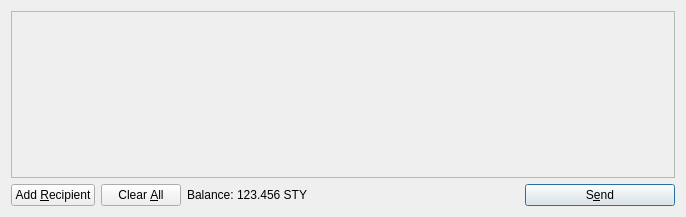
<?xml version="1.0" encoding="UTF-8"?>
<ui version="4.0">
 <class>SendCoinsDialog</class>
 <widget class="QDialog" name="SendCoinsDialog">
  <property name="geometry">
   <rect>
    <x>0</x>
    <y>0</y>
    <width>686</width>
    <height>217</height>
   </rect>
  </property>
  <property name="windowTitle">
   <string>Send Coins</string>
  </property>
  <layout class="QVBoxLayout" name="verticalLayout">
   <item>
    <widget class="QScrollArea" name="scrollArea">
     <property name="widgetResizable">
      <bool>true</bool>
     </property>
     <widget class="QWidget" name="scrollAreaWidgetContents">
      <property name="geometry">
       <rect>
        <x>0</x>
        <y>0</y>
        <width>666</width>
        <height>165</height>
       </rect>
      </property>
      <layout class="QVBoxLayout" name="verticalLayout_2">
       <property name="margin">
        <number>0</number>
       </property>
       <item>
        <layout class="QVBoxLayout" name="entries">
         <property name="spacing">
          <number>6</number>
         </property>
        </layout>
       </item>
       <item>
        <spacer name="verticalSpacer">
         <property name="orientation">
          <enum>Qt::Vertical</enum>
         </property>
         <property name="sizeHint" stdset="0">
          <size>
           <width>20</width>
           <height>40</height>
          </size>
         </property>
        </spacer>
       </item>
      </layout>
     </widget>
    </widget>
   </item>
   <item>
    <layout class="QHBoxLayout" name="horizontalLayout">
     <item>
      <widget class="QPushButton" name="addButton">
       <property name="toolTip">
        <string>Send to multiple recipients at once</string>
       </property>
       <property name="text">
        <string>Add &amp;Recipient</string>
       </property>
       <property name="icon">
        <iconset resource="../bitcoin.qrc">
         <normaloff>:/icons/add</normaloff>:/icons/add</iconset>
       </property>
       <property name="autoDefault">
        <bool>false</bool>
       </property>
      </widget>
     </item>
     <item>
      <widget class="QPushButton" name="clearButton">
       <property name="sizePolicy">
        <sizepolicy hsizetype="Minimum" vsizetype="Fixed">
         <horstretch>0</horstretch>
         <verstretch>0</verstretch>
        </sizepolicy>
       </property>
       <property name="toolTip">
        <string>Remove all transaction fields</string>
       </property>
       <property name="text">
        <string>Clear &amp;All</string>
       </property>
       <property name="icon">
        <iconset resource="../bitcoin.qrc">
         <normaloff>:/icons/remove</normaloff>:/icons/remove</iconset>
       </property>
       <property name="autoRepeatDelay">
        <number>300</number>
       </property>
       <property name="autoDefault">
        <bool>false</bool>
       </property>
      </widget>
     </item>
     <item>
      <layout class="QHBoxLayout" name="horizontalLayout_2">
       <property name="spacing">
        <number>3</number>
       </property>
       <item>
        <widget class="QLabel" name="label">
         <property name="text">
          <string>Balance:</string>
         </property>
        </widget>
       </item>
       <item>
        <widget class="QLabel" name="labelBalance">
         <property name="cursor">
          <cursorShape>IBeamCursor</cursorShape>
         </property>
         <property name="text">
          <string>123.456 STY</string>
         </property>
         <property name="textInteractionFlags">
          <set>Qt::LinksAccessibleByMouse|Qt::TextSelectableByKeyboard|Qt::TextSelectableByMouse</set>
         </property>
        </widget>
       </item>
      </layout>
     </item>
     <item>
      <spacer name="horizontalSpacer">
       <property name="orientation">
        <enum>Qt::Horizontal</enum>
       </property>
       <property name="sizeHint" stdset="0">
        <size>
         <width>40</width>
         <height>20</height>
        </size>
       </property>
      </spacer>
     </item>
     <item>
      <widget class="QPushButton" name="sendButton">
       <property name="minimumSize">
        <size>
         <width>150</width>
         <height>0</height>
        </size>
       </property>
       <property name="toolTip">
        <string>Confirm the send action</string>
       </property>
       <property name="text">
        <string>S&amp;end</string>
       </property>
       <property name="icon">
        <iconset resource="../bitcoin.qrc">
         <normaloff>:/icons/send</normaloff>:/icons/send</iconset>
       </property>
       <property name="default">
        <bool>true</bool>
       </property>
      </widget>
     </item>
    </layout>
   </item>
  </layout>
 </widget>
 <resources>
  <include location="../bitcoin.qrc"/>
 </resources>
 <connections/>
</ui>
